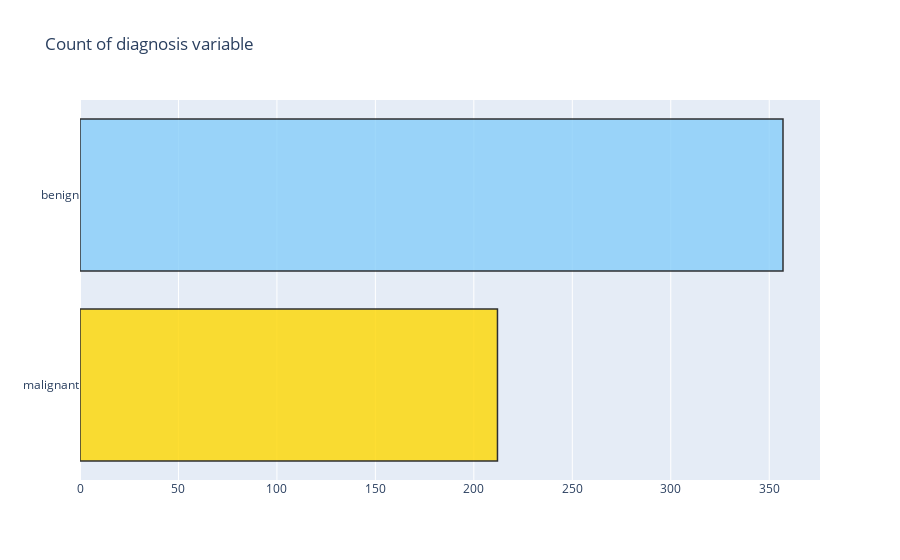
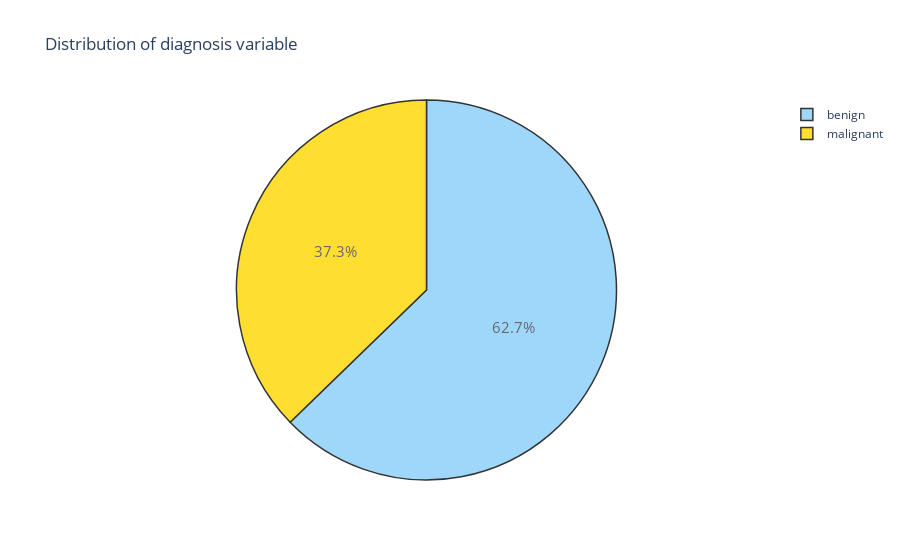

The code cell stored with these charts, in order, in its notebook:
### Code cell
trace = go.Bar(x=(len(M), len(B)), y=['malignant', 'benign'], orientation='h', opacity=0.8, marker=dict(
    color=['gold', 'lightskyblue'],
    line=dict(color='#000000', width=1.5)))

layout = dict(title='Count of diagnosis variable')

fig = dict(data=[trace], layout=layout)
py.iplot(fig)

trace = go.Pie(labels=['benign', 'malignant'], values=data['diagnosis'].value_counts(),
               textfont=dict(size=15), opacity=0.8,
               marker=dict(colors=['lightskyblue', 'gold'],
                           line=dict(color='#000000', width=1.5)))

layout = dict(title='Distribution of diagnosis variable')

fig = dict(data=[trace], layout=layout)
py.iplot(fig)

### Figure 1 — Plotly figure (JSON) as saved in the notebook; plotly's stock layout.template omitted (floating-point values rounded to 4 significant figures)
{"data": [{"marker": {"color": ["gold", "lightskyblue"], "line": {"color": "#000000", "width": 1.5}}, "opacity": 0.8, "orientation": "h", "type": "bar", "x": [212, 357], "y": ["malignant", "benign"]}], "layout": {"title": {"text": "Count of diagnosis variable"}}}

### Figure 2 — Plotly figure (JSON) as saved in the notebook; plotly's stock layout.template omitted (floating-point values rounded to 4 significant figures)
{"data": [{"labels": ["benign", "malignant"], "marker": {"colors": ["lightskyblue", "gold"], "line": {"color": "#000000", "width": 1.5}}, "opacity": 0.8, "textfont": {"size": 15}, "type": "pie", "values": [357, 212]}], "layout": {"title": {"text": "Distribution of diagnosis variable"}}}
